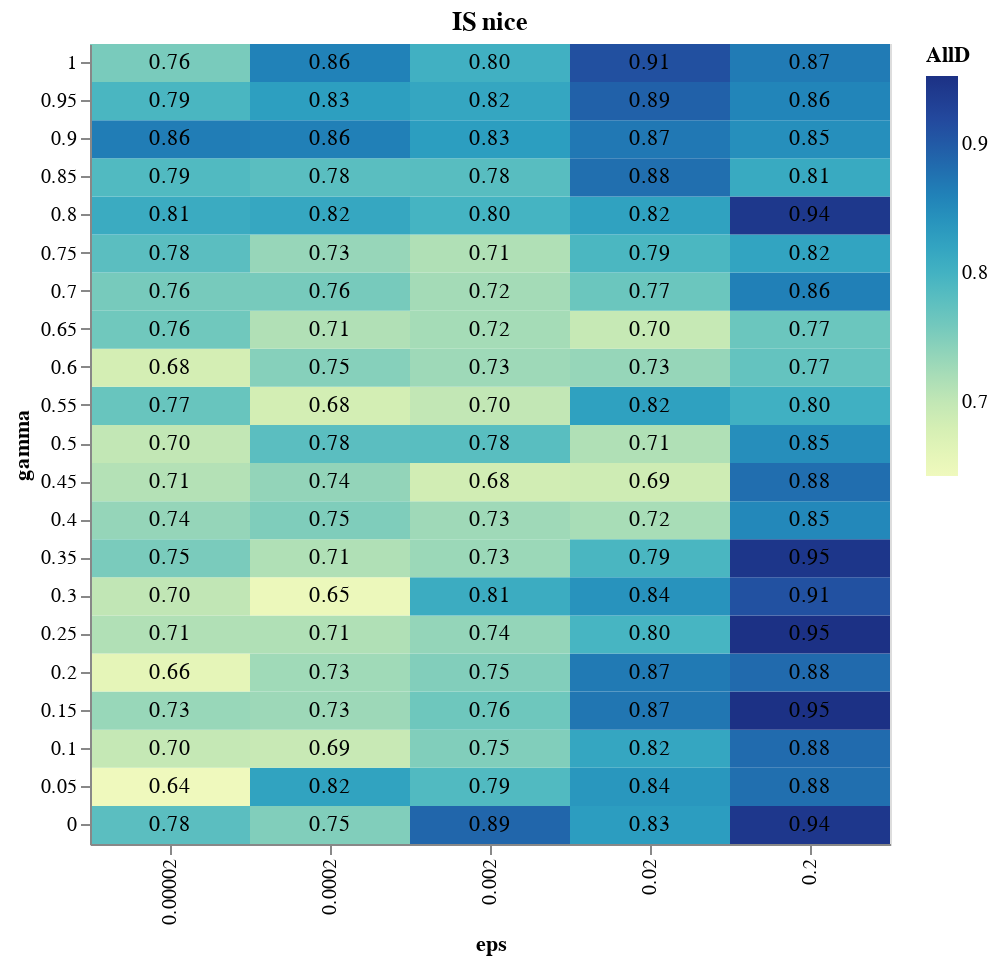

The cell this chart's notebook holds for it:
### Code cell
heatmap + text

### Figure 1 — Vega-Lite specification as saved in the notebook (floating-point values rounded to 4 significant figures)
{"config": {"view": {"continuousWidth": 400, "continuousHeight": 300}}, "layer": [{"mark": "rect", "encoding": {"color": {"field": "AllD", "type": "quantitative"}, "x": {"field": "eps", "type": "ordinal"}, "y": {"field": "gamma", "sort": {"field": "gamma", "order": "descending"}, "type": "ordinal"}}, "height": 400, "title": "IS nice", "width": 400}, {"mark": "text", "encoding": {"color": {"value": "black"}, "text": {"field": "AllD", "format": ".2f", "type": "quantitative"}, "x": {"field": "eps", "type": "ordinal"}, "y": {"field": "gamma", "sort": {"field": "gamma", "order": "descending"}, "type": "ordinal"}}, "height": 400, "title": "IS nice", "width": 400}], "data": {"name": "data-295ad2f405aaad002dbf2c2c62a24816"}, "$schema": "https://vega.github.io/schema/vega-lite/v4.17.0.json", "datasets": {"data-295ad2f405aaad002dbf2c2c62a24816": [{"gamma": 0.0, "eps": 2e-05, "acr": 17.41, "g_reps": 0.1706, "nice_eps": 0.4818, "AllD": 0.7788, "pDisc": 0.1464, "Disc": 0.0058, "AllC": 0.069}, {"gamma": 0.0, "eps": 0.0002, "acr": 15.81, "g_reps": 0.173, "nice_eps": 0.5804, "AllD": 0.7492, "pDisc": 0.176, "Disc": 0.0166, "AllC": 0.0582}, {"gamma": 0.0, "eps": 0.002, "acr": 13.18, "g_reps": 0.0794, "nice_eps": 0.4576, "AllD": 0.8876, "pDisc": 0.0706, "Disc": 0.0132, "AllC": 0.0286}, {"gamma": 0.0, "eps": 0.02, "acr": 10.36, "g_reps": 0.1286, "nice_eps": 0.5484, "AllD": 0.8294, "pDisc": 0.084, "Disc": 0.0124, "AllC": 0.0742}, {"gamma": 0.0, "eps": 0.2, "acr": 15.66, "g_reps": 0.1198, "nice_eps": 0.5342, "AllD": 0.9436, "pDisc": 0.0418, "Disc": 0.0034, "AllC": 0.0112}, {"gamma": 0.05, "eps": 2e-05, "acr": 25.24, "g_reps": 0.3242, "nice_eps": 0.6632, "AllD": 0.643, "pDisc": 0.2822, "Disc": 0.0212, "AllC": 0.0536}, {"gamma": 0.05, "eps": 0.0002, "acr": 23.42, "g_reps": 0.1538, "nice_eps": 0.4806, "AllD": 0.822, "pDisc": 0.1394, "Disc": 0.0034, "AllC": 0.0352}, {"gamma": 0.05, "eps": 0.002, "acr": 17.95, "g_reps": 0.1874, "nice_eps": 0.5602, "AllD": 0.7876, "pDisc": 0.1724, "Disc": 0.0076, "AllC": 0.0324}, {"gamma": 0.05, "eps": 0.02, "acr": 13.1, "g_reps": 0.1714, "nice_eps": 0.5218, "AllD": 0.836, "pDisc": 0.0734, "Disc": 0.0142, "AllC": 0.0764}, {"gamma": 0.05, "eps": 0.2, "acr": 16.08, "g_reps": 0.2947, "nice_eps": 0.5299, "AllD": 0.8786, "pDisc": 0.06283, "Disc": 0.02586, "AllC": 0.03273}, {"gamma": 0.1, "eps": 2e-05, "acr": 29.03, "g_reps": 0.2922, "nice_eps": 0.5776, "AllD": 0.6962, "pDisc": 0.263, "Disc": 0.0044, "AllC": 0.0364}, {"gamma": 0.1, "eps": 0.0002, "acr": 24.59, "g_reps": 0.2818, "nice_eps": 0.654, "AllD": 0.6934, "pDisc": 0.2518, "Disc": 0.0286, "AllC": 0.0262}, {"gamma": 0.1, "eps": 0.002, "acr": 22.33, "g_reps": 0.252, "nice_eps": 0.7036, "AllD": 0.7492, "pDisc": 0.208, "Disc": 0.0074, "AllC": 0.0354}, {"gamma": 0.1, "eps": 0.02, "acr": 14.03, "g_reps": 0.2352, "nice_eps": 0.573, "AllD": 0.8174, "pDisc": 0.1054, "Disc": 0.0118, "AllC": 0.0654}, {"gamma": 0.1, "eps": 0.2, "acr": 15.35, "g_reps": 0.377, "nice_eps": 0.6396, "AllD": 0.8826, "pDisc": 0.049, "Disc": 0.0158, "AllC": 0.0526}, {"gamma": 0.15, "eps": 2e-05, "acr": 23.72, "g_reps": 0.2674, "nice_eps": 0.6394, "AllD": 0.7328, "pDisc": 0.2102, "Disc": 0.0174, "AllC": 0.0396}, {"gamma": 0.15, "eps": 0.0002, "acr": 25.34, "g_reps": 0.2716, "nice_eps": 0.6844, "AllD": 0.7292, "pDisc": 0.2128, "Disc": 0.0198, "AllC": 0.0382}, {"gamma": 0.15, "eps": 0.002, "acr": 25.71, "g_reps": 0.2672, "nice_eps": 0.7076, "AllD": 0.7634, "pDisc": 0.201, "Disc": 0.0114, "AllC": 0.0242}, {"gamma": 0.15, "eps": 0.02, "acr": 15.28, "g_reps": 0.2056, "nice_eps": 0.5206, "AllD": 0.8718, "pDisc": 0.1022, "Disc": 0.0108, "AllC": 0.0152}, {"gamma": 0.15, "eps": 0.2, "acr": 14.82, "g_reps": 0.401, "nice_eps": 0.6236, "AllD": 0.9518, "pDisc": 0.0276, "Disc": 0.0008, "AllC": 0.0198}, {"gamma": 0.2, "eps": 2e-05, "acr": 23.02, "g_reps": 0.3348, "nice_eps": 0.657, "AllD": 0.6586, "pDisc": 0.2546, "Disc": 0.0204, "AllC": 0.0664}, {"gamma": 0.2, "eps": 0.0002, "acr": 25.04, "g_reps": 0.2856, "nice_eps": 0.6728, "AllD": 0.7266, "pDisc": 0.236, "Disc": 0.0094, "AllC": 0.028}, {"gamma": 0.2, "eps": 0.002, "acr": 22.65, "g_reps": 0.2714, "nice_eps": 0.6832, "AllD": 0.7486, "pDisc": 0.1752, "Disc": 0.0326, "AllC": 0.0436}, {"gamma": 0.2, "eps": 0.02, "acr": 16.48, "g_reps": 0.2658, "nice_eps": 0.6446, "AllD": 0.8674, "pDisc": 0.124, "Disc": 0.0024, "AllC": 0.0062}, {"gamma": 0.2, "eps": 0.2, "acr": 15.26, "g_reps": 0.4748, "nice_eps": 0.678, "AllD": 0.8832, "pDisc": 0.0546, "Disc": 0.0306, "AllC": 0.0316}, {"gamma": 0.25, "eps": 2e-05, "acr": 25.05, "g_reps": 0.2944, "nice_eps": 0.6778, "AllD": 0.7142, "pDisc": 0.2624, "Disc": 0.0004, "AllC": 0.023}, {"gamma": 0.25, "eps": 0.0002, "acr": 26.92, "g_reps": 0.3168, "nice_eps": 0.649, "AllD": 0.7144, "pDisc": 0.259, "Disc": 0.0032, "AllC": 0.0234}, {"gamma": 0.25, "eps": 0.002, "acr": 24.54, "g_reps": 0.3278, "nice_eps": 0.7112, "AllD": 0.7356, "pDisc": 0.2192, "Disc": 0.0008, "AllC": 0.0444}, {"gamma": 0.25, "eps": 0.02, "acr": 17.22, "g_reps": 0.3438, "nice_eps": 0.6722, "AllD": 0.7956, "pDisc": 0.1598, "Disc": 0.0114, "AllC": 0.0332}, {"gamma": 0.25, "eps": 0.2, "acr": 15.45, "g_reps": 0.5058, "nice_eps": 0.7468, "AllD": 0.9524, "pDisc": 0.0282, "Disc": 0.002, "AllC": 0.0174}, {"gamma": 0.3, "eps": 2e-05, "acr": 22.75, "g_reps": 0.3382, "nice_eps": 0.6348, "AllD": 0.7012, "pDisc": 0.2394, "Disc": 0.0136, "AllC": 0.0458}, {"gamma": 0.3, "eps": 0.0002, "acr": 25.48, "g_reps": 0.3982, "nice_eps": 0.713, "AllD": 0.6484, "pDisc": 0.295, "Disc": 0.0106, "AllC": 0.046}, {"gamma": 0.3, "eps": 0.002, "acr": 21.37, "g_reps": 0.2778, "nice_eps": 0.719, "AllD": 0.809, "pDisc": 0.1714, "Disc": 0.0012, "AllC": 0.0184}, {"gamma": 0.3, "eps": 0.02, "acr": 15.24, "g_reps": 0.3446, "nice_eps": 0.6308, "AllD": 0.8412, "pDisc": 0.1396, "Disc": 0.0014, "AllC": 0.0178}, {"gamma": 0.3, "eps": 0.2, "acr": 15.98, "g_reps": 0.5548, "nice_eps": 0.6802, "AllD": 0.9108, "pDisc": 0.0532, "Disc": 0.0056, "AllC": 0.0304}, {"gamma": 0.35, "eps": 2e-05, "acr": 26.92, "g_reps": 0.3432, "nice_eps": 0.6364, "AllD": 0.7544, "pDisc": 0.2058, "Disc": 0.0016, "AllC": 0.0382}, {"gamma": 0.35, "eps": 0.0002, "acr": 22.16, "g_reps": 0.3368, "nice_eps": 0.7072, "AllD": 0.7144, "pDisc": 0.251, "Disc": 0.011, "AllC": 0.0236}, {"gamma": 0.35, "eps": 0.002, "acr": 24.23, "g_reps": 0.3448, "nice_eps": 0.6996, "AllD": 0.7308, "pDisc": 0.2234, "Disc": 0.0106, "AllC": 0.0352}, {"gamma": 0.35, "eps": 0.02, "acr": 19.85, "g_reps": 0.4186, "nice_eps": 0.6912, "AllD": 0.7932, "pDisc": 0.1722, "Disc": 0.0012, "AllC": 0.0334}, {"gamma": 0.35, "eps": 0.2, "acr": 17.39, "g_reps": 0.5722, "nice_eps": 0.6948, "AllD": 0.946, "pDisc": 0.0372, "Disc": 0.0148, "AllC": 0.002}, {"gamma": 0.4, "eps": 2e-05, "acr": 26.49, "g_reps": 0.367, "nice_eps": 0.7366, "AllD": 0.7354, "pDisc": 0.2338, "Disc": 0.0018, "AllC": 0.029}, {"gamma": 0.4, "eps": 0.0002, "acr": 22.45, "g_reps": 0.3362, "nice_eps": 0.697, "AllD": 0.751, "pDisc": 0.2252, "Disc": 0.001, "AllC": 0.0228}, {"gamma": 0.4, "eps": 0.002, "acr": 22.44, "g_reps": 0.3632, "nice_eps": 0.6548, "AllD": 0.7278, "pDisc": 0.1962, "Disc": 0.0156, "AllC": 0.0604}, {"gamma": 0.4, "eps": 0.02, "acr": 20.38, "g_reps": 0.47, "nice_eps": 0.648, "AllD": 0.721, "pDisc": 0.2428, "Disc": 0.001, "AllC": 0.0352}, {"gamma": 0.4, "eps": 0.2, "acr": 19.58, "g_reps": 0.6224, "nice_eps": 0.668, "AllD": 0.8528, "pDisc": 0.1218, "Disc": 0.0032, "AllC": 0.0222}, {"gamma": 0.45, "eps": 2e-05, "acr": 22.33, "g_reps": 0.3806, "nice_eps": 0.6914, "AllD": 0.7118, "pDisc": 0.2568, "Disc": 0.0088, "AllC": 0.0226}, {"gamma": 0.45, "eps": 0.0002, "acr": 23.27, "g_reps": 0.3742, "nice_eps": 0.608, "AllD": 0.7368, "pDisc": 0.207, "Disc": 0.0106, "AllC": 0.0456}, {"gamma": 0.45, "eps": 0.002, "acr": 24.06, "g_reps": 0.4148, "nice_eps": 0.6958, "AllD": 0.6846, "pDisc": 0.2682, "Disc": 0.0104, "AllC": 0.0368}, {"gamma": 0.45, "eps": 0.02, "acr": 22.26, "g_reps": 0.5216, "nice_eps": 0.7064, "AllD": 0.687, "pDisc": 0.2156, "Disc": 0.0256, "AllC": 0.0718}, {"gamma": 0.45, "eps": 0.2, "acr": 17.58, "g_reps": 0.6604, "nice_eps": 0.729, "AllD": 0.88, "pDisc": 0.1002, "Disc": 0.0122, "AllC": 0.0076}, {"gamma": 0.5, "eps": 2e-05, "acr": 20.67, "g_reps": 0.3628, "nice_eps": 0.5925, "AllD": 0.6996, "pDisc": 0.2127, "Disc": 0.07333, "AllC": 0.01434}, {"gamma": 0.5, "eps": 0.0002, "acr": 21.49, "g_reps": 0.3432, "nice_eps": 0.7152, "AllD": 0.7792, "pDisc": 0.1911, "Disc": 0.01192, "AllC": 0.01778}, {"gamma": 0.5, "eps": 0.002, "acr": 20.77, "g_reps": 0.3696, "nice_eps": 0.6594, "AllD": 0.7802, "pDisc": 0.1746, "Disc": 0.0118, "AllC": 0.0334}, {"gamma": 0.5, "eps": 0.02, "acr": 22.88, "g_reps": 0.55, "nice_eps": 0.7498, "AllD": 0.715, "pDisc": 0.2498, "Disc": 0.0128, "AllC": 0.0224}, {"gamma": 0.5, "eps": 0.2, "acr": 19.79, "g_reps": 0.6866, "nice_eps": 0.7336, "AllD": 0.8468, "pDisc": 0.1232, "Disc": 0.013, "AllC": 0.017}, {"gamma": 0.55, "eps": 2e-05, "acr": 23.34, "g_reps": 0.3554, "nice_eps": 0.6446, "AllD": 0.7676, "pDisc": 0.1972, "Disc": 0.0238, "AllC": 0.0114}, {"gamma": 0.55, "eps": 0.0002, "acr": 24.4, "g_reps": 0.4002, "nice_eps": 0.701, "AllD": 0.6822, "pDisc": 0.2828, "Disc": 0.011, "AllC": 0.024}, {"gamma": 0.55, "eps": 0.002, "acr": 20.76, "g_reps": 0.4104, "nice_eps": 0.6862, "AllD": 0.6998, "pDisc": 0.2572, "Disc": 0.0114, "AllC": 0.0316}, {"gamma": 0.55, "eps": 0.02, "acr": 18.99, "g_reps": 0.5104, "nice_eps": 0.7044, "AllD": 0.8246, "pDisc": 0.1588, "Disc": 0.012, "AllC": 0.0046}, {"gamma": 0.55, "eps": 0.2, "acr": 21.47, "g_reps": 0.7282, "nice_eps": 0.654, "AllD": 0.8038, "pDisc": 0.1652, "Disc": 0.0032, "AllC": 0.0278}, {"gamma": 0.6, "eps": 2e-05, "acr": 23.1, "g_reps": 0.426, "nice_eps": 0.715, "AllD": 0.6812, "pDisc": 0.2814, "Disc": 0.0278, "AllC": 0.0096}, {"gamma": 0.6, "eps": 0.0002, "acr": 21.52, "g_reps": 0.4122, "nice_eps": 0.6806, "AllD": 0.7458, "pDisc": 0.2036, "Disc": 0.0086, "AllC": 0.042}, {"gamma": 0.6, "eps": 0.002, "acr": 26.33, "g_reps": 0.412, "nice_eps": 0.6884, "AllD": 0.728, "pDisc": 0.2464, "Disc": 0.0012, "AllC": 0.0244}, {"gamma": 0.6, "eps": 0.02, "acr": 21.64, "g_reps": 0.54, "nice_eps": 0.68, "AllD": 0.7342, "pDisc": 0.2274, "Disc": 0.011, "AllC": 0.0274}, {"gamma": 0.6, "eps": 0.2, "acr": 22.62, "g_reps": 0.7538, "nice_eps": 0.6338, "AllD": 0.7712, "pDisc": 0.21, "Disc": 0.0048, "AllC": 0.014}, {"gamma": 0.65, "eps": 2e-05, "acr": 21.99, "g_reps": 0.4496, "nice_eps": 0.687, "AllD": 0.7614, "pDisc": 0.1732, "Disc": 0.001, "AllC": 0.0644}, {"gamma": 0.65, "eps": 0.0002, "acr": 24.77, "g_reps": 0.3968, "nice_eps": 0.6128, "AllD": 0.7142, "pDisc": 0.2074, "Disc": 0.0212, "AllC": 0.0572}, {"gamma": 0.65, "eps": 0.002, "acr": 28.51, "g_reps": 0.4458, "nice_eps": 0.7128, "AllD": 0.7232, "pDisc": 0.2372, "Disc": 0.0134, "AllC": 0.0262}, {"gamma": 0.65, "eps": 0.02, "acr": 24.49, "g_reps": 0.6112, "nice_eps": 0.7318, "AllD": 0.6958, "pDisc": 0.2662, "Disc": 0.0046, "AllC": 0.0334}, {"gamma": 0.65, "eps": 0.2, "acr": 21.37, "g_reps": 0.7756, "nice_eps": 0.6315, "AllD": 0.7655, "pDisc": 0.2024, "Disc": 0.01616, "AllC": 0.01596}, {"gamma": 0.7, "eps": 2e-05, "acr": 23.06, "g_reps": 0.3727, "nice_eps": 0.6184, "AllD": 0.7564, "pDisc": 0.2156, "Disc": 0.004444, "AllC": 0.02364}, {"gamma": 0.7, "eps": 0.0002, "acr": 19.77, "g_reps": 0.4166, "nice_eps": 0.7226, "AllD": 0.7568, "pDisc": 0.2122, "Disc": 0.0112, "AllC": 0.0198}, {"gamma": 0.7, "eps": 0.002, "acr": 23.24, "g_reps": 0.4128, "nice_eps": 0.6508, "AllD": 0.7234, "pDisc": 0.2344, "Disc": 0.0208, "AllC": 0.0214}, {"gamma": 0.7, "eps": 0.02, "acr": 18.66, "g_reps": 0.583, "nice_eps": 0.6606, "AllD": 0.765, "pDisc": 0.1832, "Disc": 0.034, "AllC": 0.0178}, {"gamma": 0.7, "eps": 0.2, "acr": 17.0, "g_reps": 0.7426, "nice_eps": 0.6098, "AllD": 0.8614, "pDisc": 0.1038, "Disc": 0.0326, "AllC": 0.0022}, {"gamma": 0.75, "eps": 2e-05, "acr": 23.01, "g_reps": 0.3474, "nice_eps": 0.5872, "AllD": 0.7786, "pDisc": 0.1616, "Disc": 0.0406, "AllC": 0.0192}, {"gamma": 0.75, "eps": 0.0002, "acr": 21.66, "g_reps": 0.4064, "nice_eps": 0.6202, "AllD": 0.7338, "pDisc": 0.2176, "Disc": 0.014, "AllC": 0.0346}, {"gamma": 0.75, "eps": 0.002, "acr": 22.39, "g_reps": 0.4798, "nice_eps": 0.6462, "AllD": 0.7144, "pDisc": 0.2582, "Disc": 0.005, "AllC": 0.0224}, {"gamma": 0.75, "eps": 0.02, "acr": 16.37, "g_reps": 0.568, "nice_eps": 0.674, "AllD": 0.7922, "pDisc": 0.1614, "Disc": 0.0208, "AllC": 0.0256}, {"gamma": 0.75, "eps": 0.2, "acr": 18.93, "g_reps": 0.765, "nice_eps": 0.5932, "AllD": 0.8208, "pDisc": 0.1138, "Disc": 0.0442, "AllC": 0.0212}, {"gamma": 0.8, "eps": 2e-05, "acr": 17.31, "g_reps": 0.3744, "nice_eps": 0.68, "AllD": 0.8102, "pDisc": 0.1022, "Disc": 0.0662, "AllC": 0.0214}, {"gamma": 0.8, "eps": 0.0002, "acr": 15.47, "g_reps": 0.3512, "nice_eps": 0.5526, "AllD": 0.8164, "pDisc": 0.0996, "Disc": 0.0656, "AllC": 0.0184}, {"gamma": 0.8, "eps": 0.002, "acr": 16.79, "g_reps": 0.3892, "nice_eps": 0.5824, "AllD": 0.7974, "pDisc": 0.1322, "Disc": 0.0604, "AllC": 0.01}, {"gamma": 0.8, "eps": 0.02, "acr": 13.5, "g_reps": 0.582, "nice_eps": 0.6242, "AllD": 0.8234, "pDisc": 0.1408, "Disc": 0.0162, "AllC": 0.0196}, {"gamma": 0.8, "eps": 0.2, "acr": 16.43, "g_reps": 0.6698, "nice_eps": 0.4662, "AllD": 0.9424, "pDisc": 0.0252, "Disc": 0.0308, "AllC": 0.0016}, {"gamma": 0.85, "eps": 2e-05, "acr": 15.7, "g_reps": 0.366, "nice_eps": 0.5648, "AllD": 0.7876, "pDisc": 0.1238, "Disc": 0.0574, "AllC": 0.0312}, {"gamma": 0.85, "eps": 0.0002, "acr": 12.84, "g_reps": 0.3468, "nice_eps": 0.4346, "AllD": 0.7798, "pDisc": 0.1188, "Disc": 0.0526, "AllC": 0.0488}, {"gamma": 0.85, "eps": 0.002, "acr": 14.3, "g_reps": 0.3948, "nice_eps": 0.5446, "AllD": 0.781, "pDisc": 0.1354, "Disc": 0.0422, "AllC": 0.0414}, {"gamma": 0.85, "eps": 0.02, "acr": 10.29, "g_reps": 0.4732, "nice_eps": 0.493, "AllD": 0.8784, "pDisc": 0.0622, "Disc": 0.0412, "AllC": 0.0182}, {"gamma": 0.85, "eps": 0.2, "acr": 16.48, "g_reps": 0.7028, "nice_eps": 0.4564, "AllD": 0.812, "pDisc": 0.0986, "Disc": 0.0846, "AllC": 0.0048}, {"gamma": 0.9, "eps": 2e-05, "acr": 13.28, "g_reps": 0.2842, "nice_eps": 0.5356, "AllD": 0.8646, "pDisc": 0.0776, "Disc": 0.0528, "AllC": 0.005}, {"gamma": 0.9, "eps": 0.0002, "acr": 13.51, "g_reps": 0.3114, "nice_eps": 0.5346, "AllD": 0.8612, "pDisc": 0.0898, "Disc": 0.0364, "AllC": 0.0126}, {"gamma": 0.9, "eps": 0.002, "acr": 14.23, "g_reps": 0.3463, "nice_eps": 0.4432, "AllD": 0.8283, "pDisc": 0.0901, "Disc": 0.05354, "AllC": 0.02808}, {"gamma": 0.9, "eps": 0.02, "acr": 9.243, "g_reps": 0.5046, "nice_eps": 0.548, "AllD": 0.8692, "pDisc": 0.055, "Disc": 0.0524, "AllC": 0.0234}, {"gamma": 0.9, "eps": 0.2, "acr": 16.29, "g_reps": 0.7118, "nice_eps": 0.4538, "AllD": 0.8456, "pDisc": 0.0696, "Disc": 0.0832, "AllC": 0.0016}, {"gamma": 0.95, "eps": 2e-05, "acr": 12.36, "g_reps": 0.3242, "nice_eps": 0.464, "AllD": 0.7938, "pDisc": 0.0894, "Disc": 0.0962, "AllC": 0.0206}, {"gamma": 0.95, "eps": 0.0002, "acr": 13.44, "g_reps": 0.2574, "nice_eps": 0.4084, "AllD": 0.8276, "pDisc": 0.061, "Disc": 0.0666, "AllC": 0.0448}, {"gamma": 0.95, "eps": 0.002, "acr": 13.98, "g_reps": 0.3346, "nice_eps": 0.456, "AllD": 0.8178, "pDisc": 0.1184, "Disc": 0.0428, "AllC": 0.021}, {"gamma": 0.95, "eps": 0.02, "acr": 10.48, "g_reps": 0.4924, "nice_eps": 0.4976, "AllD": 0.8932, "pDisc": 0.052, "Disc": 0.0414, "AllC": 0.0134}, {"gamma": 0.95, "eps": 0.2, "acr": 15.71, "g_reps": 0.7284, "nice_eps": 0.4592, "AllD": 0.8568, "pDisc": 0.0408, "Disc": 0.0926, "AllC": 0.0098}, {"gamma": 1.0, "eps": 2e-05, "acr": 14.42, "g_reps": 0.33, "nice_eps": 0.4358, "AllD": 0.7552, "pDisc": 0.1384, "Disc": 0.0896, "AllC": 0.0168}, {"gamma": 1.0, "eps": 0.0002, "acr": 13.88, "g_reps": 0.2276, "nice_eps": 0.4728, "AllD": 0.8592, "pDisc": 0.1068, "Disc": 0.018, "AllC": 0.016}, {"gamma": 1.0, "eps": 0.002, "acr": 15.43, "g_reps": 0.3226, "nice_eps": 0.3934, "AllD": 0.803, "pDisc": 0.0992, "Disc": 0.0566, "AllC": 0.0412}, {"gamma": 1.0, "eps": 0.02, "acr": 9.211, "g_reps": 0.5006, "nice_eps": 0.483, "AllD": 0.912, "pDisc": 0.0546, "Disc": 0.0314, "AllC": 0.002}, {"gamma": 1.0, "eps": 0.2, "acr": 15.97, "g_reps": 0.7016, "nice_eps": 0.486, "AllD": 0.8668, "pDisc": 0.0916, "Disc": 0.0404, "AllC": 0.0012}]}}
